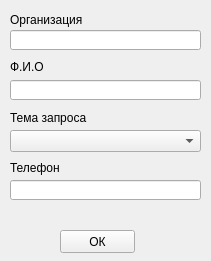
<?xml version="1.0" encoding="UTF-8"?>
<ui version="4.0">
 <class>addcall</class>
 <widget class="QWidget" name="addcall">
  <property name="geometry">
   <rect>
    <x>0</x>
    <y>0</y>
    <width>211</width>
    <height>261</height>
   </rect>
  </property>
  <property name="windowTitle">
   <string>Form</string>
  </property>
  <widget class="QLabel" name="label">
   <property name="geometry">
    <rect>
     <x>0</x>
     <y>0</y>
     <width>211</width>
     <height>31</height>
    </rect>
   </property>
   <property name="font">
    <font>
     <pointsize>14</pointsize>
    </font>
   </property>
   <property name="text">
    <string/>
   </property>
   <property name="alignment">
    <set>Qt::AlignCenter</set>
   </property>
  </widget>
  <widget class="QLabel" name="label_4">
   <property name="geometry">
    <rect>
     <x>10</x>
     <y>10</y>
     <width>91</width>
     <height>20</height>
    </rect>
   </property>
   <property name="text">
    <string>Организация</string>
   </property>
  </widget>
  <widget class="QLineEdit" name="lineEdit">
   <property name="geometry">
    <rect>
     <x>10</x>
     <y>30</y>
     <width>191</width>
     <height>20</height>
    </rect>
   </property>
  </widget>
  <widget class="QLineEdit" name="lineEdit_2">
   <property name="geometry">
    <rect>
     <x>10</x>
     <y>80</y>
     <width>191</width>
     <height>20</height>
    </rect>
   </property>
  </widget>
  <widget class="QLabel" name="label_5">
   <property name="geometry">
    <rect>
     <x>10</x>
     <y>60</y>
     <width>47</width>
     <height>13</height>
    </rect>
   </property>
   <property name="text">
    <string>Ф.И.О</string>
   </property>
  </widget>
  <widget class="QComboBox" name="comboBox">
   <property name="geometry">
    <rect>
     <x>10</x>
     <y>130</y>
     <width>191</width>
     <height>22</height>
    </rect>
   </property>
  </widget>
  <widget class="QLabel" name="label_6">
   <property name="geometry">
    <rect>
     <x>10</x>
     <y>110</y>
     <width>81</width>
     <height>16</height>
    </rect>
   </property>
   <property name="text">
    <string>Тема запроса</string>
   </property>
  </widget>
  <widget class="QPushButton" name="pushButton">
   <property name="geometry">
    <rect>
     <x>60</x>
     <y>230</y>
     <width>75</width>
     <height>23</height>
    </rect>
   </property>
   <property name="text">
    <string>ОК</string>
   </property>
  </widget>
  <widget class="QLabel" name="label_7">
   <property name="geometry">
    <rect>
     <x>10</x>
     <y>160</y>
     <width>81</width>
     <height>16</height>
    </rect>
   </property>
   <property name="text">
    <string>Телефон</string>
   </property>
  </widget>
  <widget class="QLineEdit" name="lineEdit_3">
   <property name="geometry">
    <rect>
     <x>10</x>
     <y>180</y>
     <width>191</width>
     <height>20</height>
    </rect>
   </property>
  </widget>
 </widget>
 <resources/>
 <connections/>
</ui>
